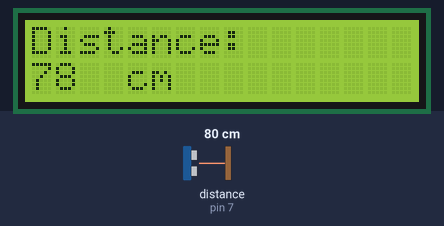
This sketch was run on a simulated Arduino Uno, built with avr-gcc and run on an emulated ATmega328P. Parts: 16×2 character LCD. Wiring (inferred from the names in the program): ultrasonic range finder: trigger pin 6; echo pin 7. Inputs (shaded band) come from the test bench; at power-on: distance to the obstacle (sensor on pin 7) 80 cm. The echo pulse lasts 58.3 µs per cm.

Above: at 1.2 s.
1.3 s: distance to the obstacle (sensor on pin 7) set to 2 cm
At 1.9 s:
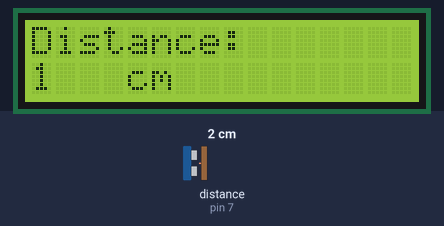
3.0 s: distance to the obstacle (sensor on pin 7) set to 4 cm
At 4.2 s:
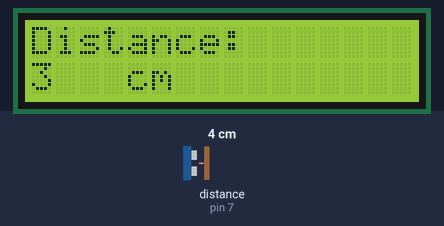
4.5 s: distance to the obstacle (sensor on pin 7) set to 9 cm
At 5.8 s:
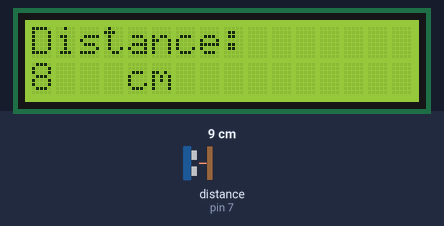
Timing chart, 0 to 7.5 s (numbered marks = the images above; inputs shaded):
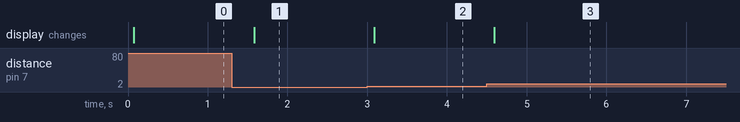

Measured:
- after the input at 1.3 s, the display: changes after 0.28 s (image 1)
- after the input at 3.0 s, the display: changes after 0.09 s (image 2)
- after the input at 4.5 s, the display: changes after 0.10 s (image 3)

The sketch:

LCD_ultrasonic.ino
```cpp
/*
 Engineer: Michael Dubisz
 1/3/2019

 This program prints the distance an object is from the ultrasonic sensor to an LCD.
*/

//Trig of the ultrasonic sensor is hooked to pin 6, and Echo is hooked to pin 7
const int trigPin = 6, echoPin = 7;
long duration;
int distance;

// include the library code:
#include <LiquidCrystal.h>

// initialize the library by associating any needed LCD interface pin
// with the arduino pin number it is connected to
const int rs = 12, en = 11, d4 = 5, d5 = 4, d6 = 3, d7 = 2;
LiquidCrystal lcd(rs, en, d4, d5, d6, d7);


void setup() {

  pinMode(trigPin, OUTPUT);
  pinMode(echoPin , INPUT);

  // set up the LCD's number of columns and rows:
  lcd.begin(16, 2);
  // Print a message to the LCD.
  lcd.print("Distance:");
  lcd.setCursor(4,1);
  lcd.print("cm");


}

void loop() {

  // Clears the trigPin
  digitalWrite(trigPin, LOW);
  delayMicroseconds(2);

  // Sets the trigPin on HIGH state for 10 micro seconds
  digitalWrite(trigPin, HIGH);
  delayMicroseconds(10);
  digitalWrite(trigPin, LOW);

  // Reads the echoPin, returns the sound wave travel time in microseconds
  duration = pulseIn(echoPin, HIGH);

  // Calculating the distance
  distance= duration*0.034/2;

  //clears previous distnact, then prints distance to LCD screen
  lcd.setCursor(0,1);
  lcd.print("    ");
  lcd.setCursor(0,1);
  lcd.print(distance);

  delay(500);
}
```
